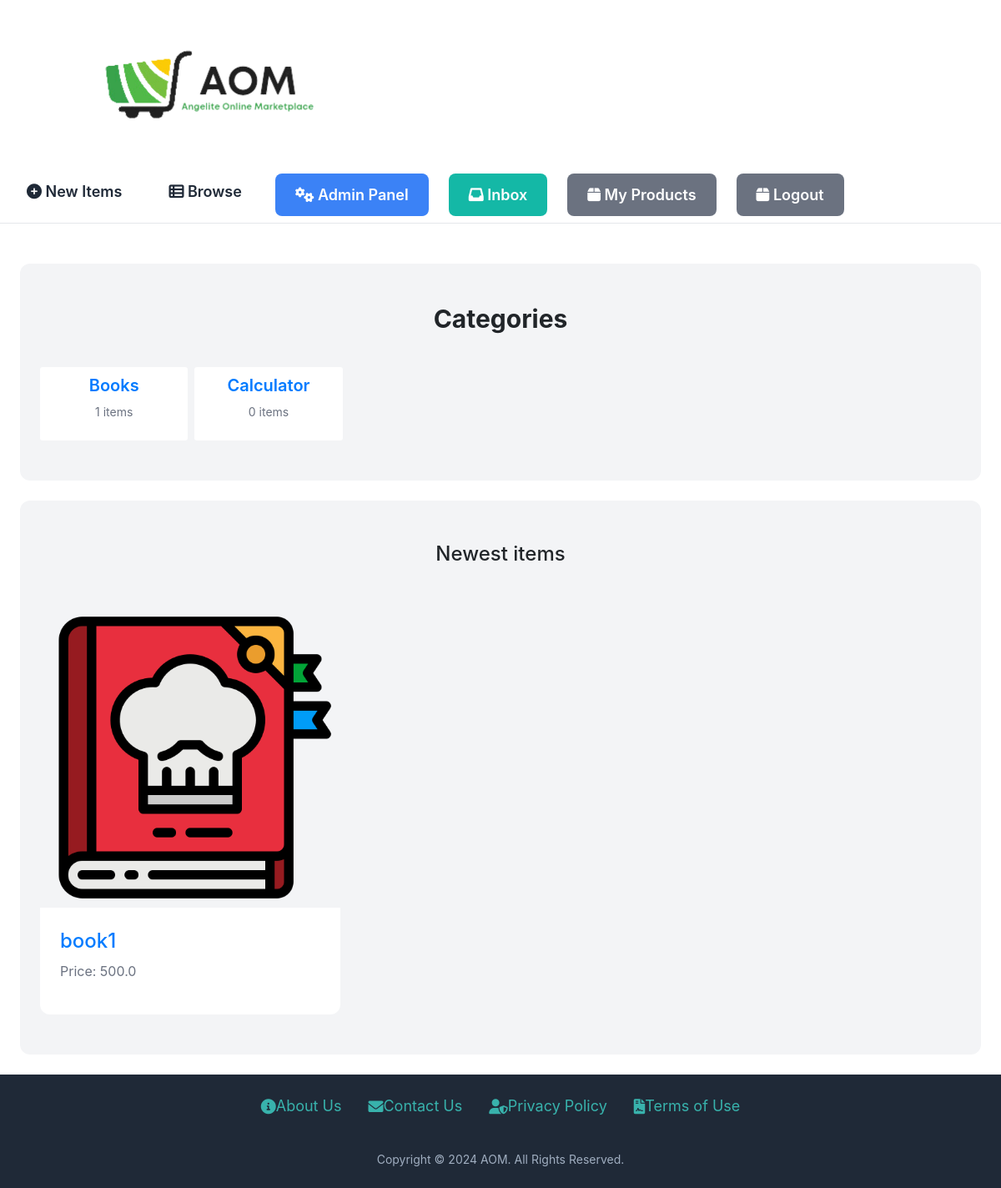
Before: / (signed in) with the older database file.
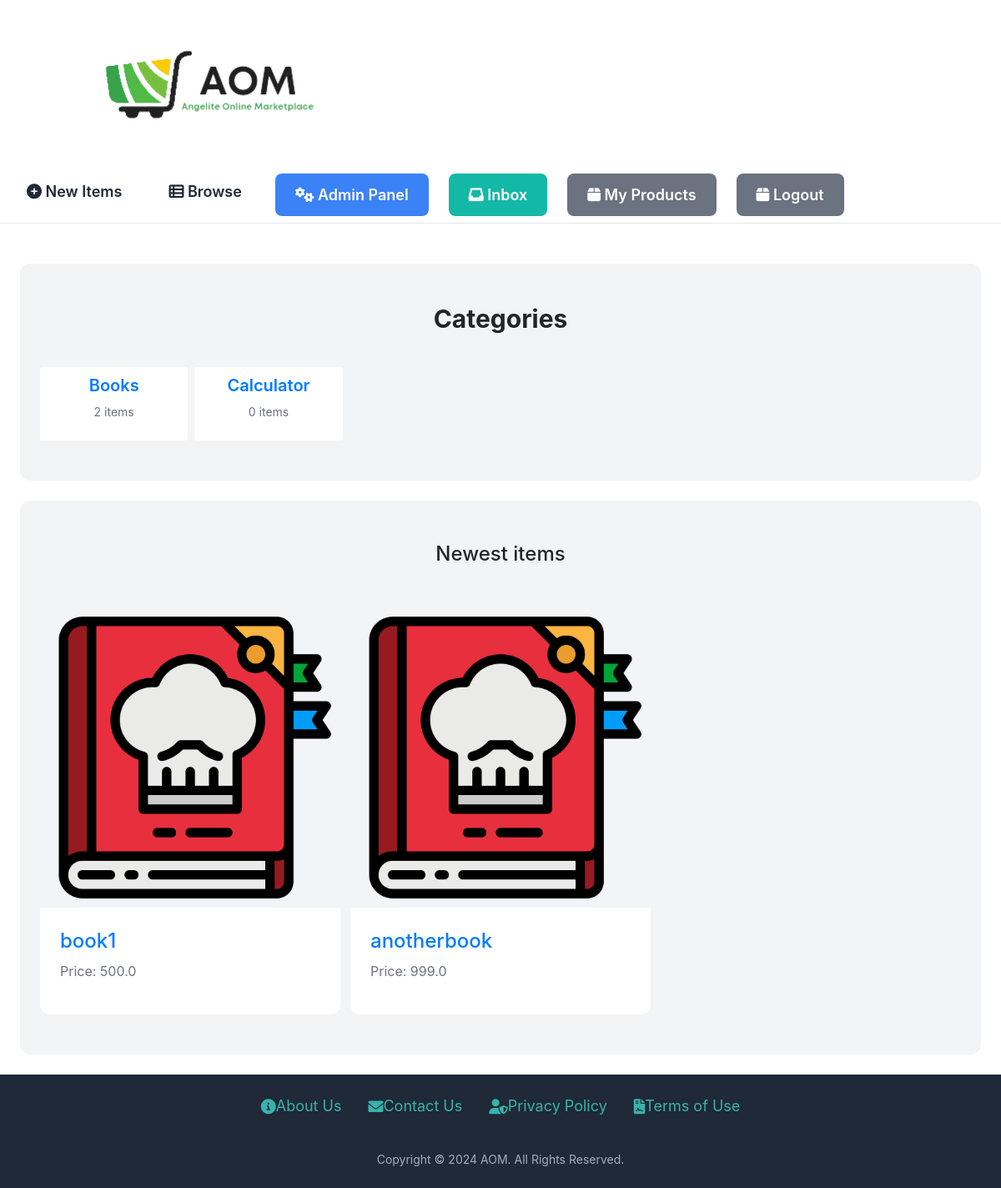
After: the same page with the newer database file.
### item/models.py (models this page shows, shortened)
class Category(models.Model):
    name = models.CharField(max_length=225)
    class Meta:
        ordering = ('name',)
        verbose_name_plural = 'Categories'

class Item(models.Model):
    category = models.ForeignKey(Category, related_name='items', on_delete=models.CASCADE)
    name = models.CharField(max_length=225)
    description = models.TextField(blank=True, null=True)
    price = models.FloatField()
    image = models.ImageField(upload_to='item_images', blank=True, null=False)
    is_sold = models.BooleanField(default=False)
    created_by = models.ForeignKey(User, related_name='items', on_delete=models.CASCADE)
    created_at = models.DateTimeField(auto_now_add=True)

### core/views.py (the view)
# urls.py: path('', views.index, name='index'),
def index(request):
    items = Item.objects.filter(is_sold=False)[:6]
    categories = Category.objects.all()
    if request.user.is_authenticated:
        return render(request, 'core/index.html', {
            'categories': categories,
            'items': items,
        })
    else:
        return redirect('core:login')

### core/templates/core/index.html (shortened to what this page needs)
{% extends 'core/base.html' %}
{% block content %}
<link href="https://stackpath.bootstrapcdn.com/bootstrap/4.5.2/css/bootstrap.min.css" rel="stylesheet">
{% if request.user.is_authenticated %}
    <div class="mt-6 px-6 py-12 bg-gray-100 rounded-xl">
        <h2 class="mb-10 text-3xl font-bold text-center">Categories</h2>
        <div class="grid grid-cols-6 gap-2">
            {% for category in categories %}
                <div>
                    <a href="#">
                        <div class="p-2 bg-white rounded-sm">
                            <h2 class="font-semibold text-center text-xl">{{ category.name }}</h2>
                            <p class="text-gray-500 text-center text-sm">{{ category.items.count }} items</p>
                        </div>
                    </a>
                </div>
            {% endfor %}
        </div>
    </div>
    <div class="mt-6 px-6 py-12 bg-gray-100 rounded-xl">
        <h2 class="mb-12 text-2xl text-center">Newest items</h2>
        <div class="grid grid-cols-3 gap-3">
            {% for item in items %}
                <div>
                    <a href="{% url 'item:detail' item.id %}">
                        <div>
                            <img src="{{ item.image.url }}" class="rounded-t-xl">
                        </div>
                        <div class="p-6 bg-white rounded-b-xl">
                            <h2 class="text-2xl">{{ item.name }}</h2>
                            <p class="text-gray-500">Price: {{ item.price }}</p>
                        </div>
                    </a>
                </div>
            {% endfor %}
        </div>
    </div>
{% else %}
    <p class="text-center">You do not have permission to view this content.</p>
{% endif %}
{% endblock %}

### core/templates/core/base.html (shortened to what this page needs)
<!DOCTYPE html>
<html lang="en">
    {% load static %}
<head>
    <script src="http://cdn.tailwindcss.com"></script>
    <link rel="stylesheet" href="https://cdnjs.cloudflare.com/ajax/libs/font-awesome/6.0.0-beta3/css/all.min.css">
</head>
<body class="flex flex-col min-h-screen">
    <nav class="navbar">
        {% if user.is_authenticated %}
            <img src="{% static 'img/logo.png' %}" alt="Logo" class="logo" />
        {% endif %}
        <div class="nav-links">
            {% if request.user.is_authenticated %}
                <a href="{% url 'item:new' %}" class="nav-link">
                    <i class="fas fa-plus-circle"></i> New Items
                </a>
                <a href="{% url 'item:items' %}" class="nav-link">
                    <i class="fas fa-th-list"></i> Browse
                </a>
            {% endif %}
            {% if request.user.is_authenticated %}
                {% if request.user.is_superuser %}
                    <a href="{% url 'core:admin_dashboard' %}" class="nav-button admin-panel">
                        <i class="fas fa-cogs"></i> Admin Panel
                    </a>
                {% endif %}
                <a href="{% url 'inbox:inbox' %}" class="nav-button inbox">
                    <i class="fas fa-inbox"></i> Inbox
                </a>
                <a href="{% url 'dashboard:index' %}" class="nav-button my-products">
                    <i class="fas fa-box"></i> My Products
                </a>
                <a href="{% url 'core:logout' %}" class="nav-button logout">
                    <i class="fas fa-box"></i> Logout
                </a>
            {% endif %}
        </div>
    </nav>
    <main class="content flex-grow px-6 py-6">
        {% block content %}
        {% endblock %}
    </main>
    <footer class="footer">
        <div class="footer-links">
            <ul class="footer-menu">
                <li><a href="{% url 'core:about' %}" class="footer-link">
                    <i class="fas fa-info-circle"></i> About Us
                </a></li>
                <li><a href="{% url 'core:contact' %}" class="footer-link">
                    <i class="fas fa-envelope"></i> Contact Us
                </a></li>
                <li><a href="{% url 'core:privacy' %}" class="footer-link">
                    <i class="fas fa-user-shield"></i> Privacy Policy
                </a></li>
                <li><a href="{% url 'core:term_use' %}" class="footer-link">
                    <i class="fas fa-file-contract"></i> Terms of Use
                </a></li>
            </ul>
        </div>
        <div class="footer-copyright">
            Copyright © 2024 AOM. All Rights Reserved.
        </div>
    </footer>
</body>
</html>

### core/templates/core/base.html (style rules this page uses)
html, body { height: 100%; margin: 0; display: flex; flex-direction: column; }
body { flex: 1; }
.navbar { padding: 1.5rem; display: flex; justify-content: space-between; align-items: center; border-bottom: 1px solid #e5e7eb; }
.nav-links { display: flex; gap: 1.5rem; }
.nav-link { font-size: 1.125rem; font-weight: 600; display: flex; align-items: center; color: #1f2937; transition: color 0.3s; }
.nav-button { padding: 0.75rem 1.5rem; font-size: 1.125rem; font-weight: 600; border-radius: 0.5rem; color: #fff; transition: background-color 0.3s; }
.nav-button.admin-panel { background-color: #3b82f6; }
.nav-button.inbox { background-color: #14b8a6; }
.nav-button.my-products, .nav-button.logout { background-color: #6b7280; }
.footer { padding: 1.5rem; background-color: #1f2937; color: #d1d5db; width: 100%; display: flex; flex-direction: column; align-items: center; }
.footer-links { margin-bottom: 1.5rem; }
.footer-menu { display: flex; justify-content: center; gap: 2rem; list-style-type: none; padding: 0; }
.footer-link { color: #38b2ac; font-size: 1.125rem; display: flex; align-items: center; transition: color 0.3s; }
.footer-copyright { font-size: 0.875rem; color: #a0aec0; text-align: center; }

Changed rows visible on the page:
computed for Category "Books": items.count "1" → "2"
added Item: image (picture), name "anotherbook", price "999.0"
